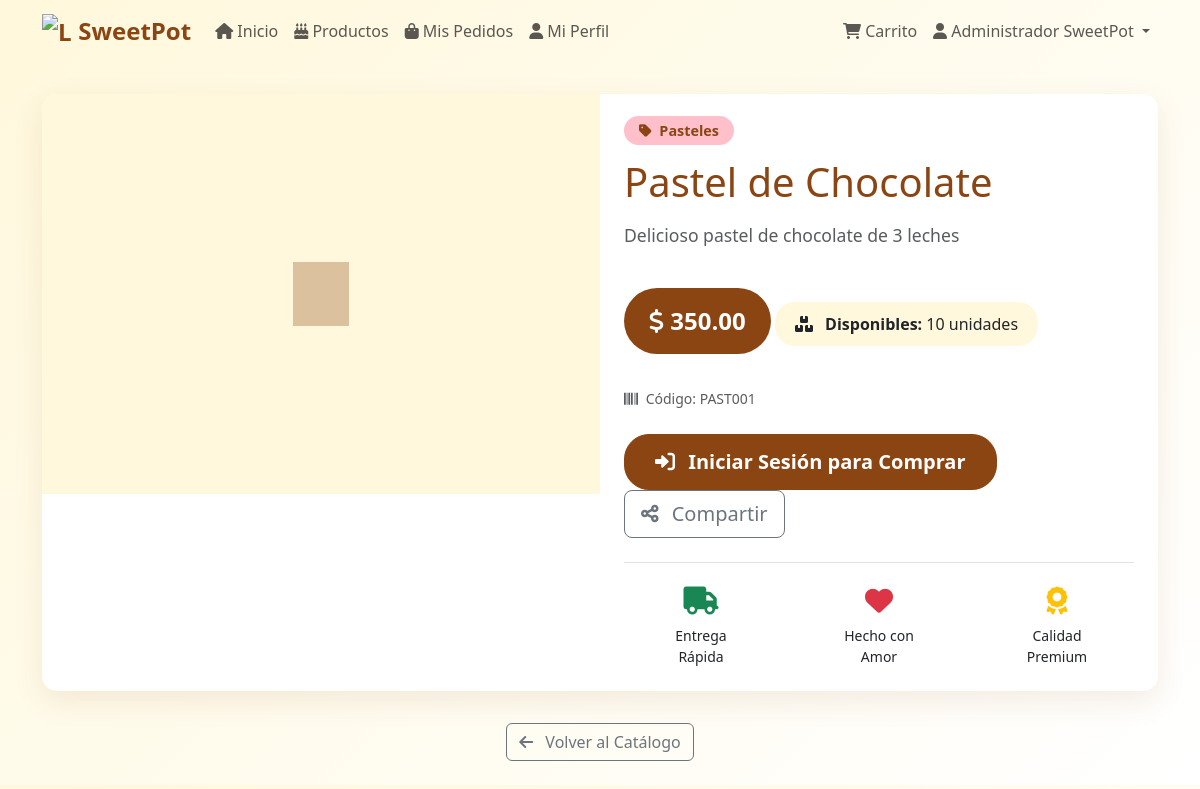
Screenshot of /producto.php?id=1 (signed in) with the database file from the repository.
### tables this page shows
CREATE TABLE productos (
    id INT AUTO_INCREMENT PRIMARY KEY,
    categoria_id INT NOT NULL,
    nombre VARCHAR(100) NOT NULL,
    descripcion TEXT,
    precio DECIMAL(10,2) NOT NULL,
    stock INT NOT NULL DEFAULT 0,
    stock_minimo INT DEFAULT 5,
    imagen VARCHAR(500),
    codigo_producto VARCHAR(50) UNIQUE,
    estado ENUM('activo','inactivo') DEFAULT 'activo',
    fecha_creacion DATETIME DEFAULT CURRENT_TIMESTAMP,
    fecha_actualizacion DATETIME DEFAULT CURRENT_TIMESTAMP ON UPDATE CURRENT_TIMESTAMP,
    
    FOREIGN KEY (categoria_id) REFERENCES categorias(id) ON DELETE CASCADE,
    INDEX idx_categoria (categoria_id),
    INDEX idx_nombre (nombre),
    INDEX idx_estado (estado),
    INDEX idx_codigo (codigo_producto)
);

CREATE TABLE categorias (
    id INT AUTO_INCREMENT PRIMARY KEY,
    nombre VARCHAR(100) NOT NULL UNIQUE,
    descripcion TEXT,
    estado ENUM('activo','inactivo') DEFAULT 'activo',
    fecha_creacion DATETIME DEFAULT CURRENT_TIMESTAMP,
    
    INDEX idx_nombre (nombre),
    INDEX idx_estado (estado)
);

### includes/Auth.php (called while the page is built, shortened)
<?php
class Auth
{
    public static function isLoggedIn()
    {
        return true;
    }
    public static function getUser()
    {
        if (self::isLoggedIn()) {
            return [
                'id' => $_SESSION['user_id'],
                'nombre' => $_SESSION['nombre'],
                'email' => $_SESSION['email'],
                'telefono' => $_SESSION['telefono'],
                'direccion' => $_SESSION['direccion'],
                'rol' => $_SESSION['rol'],
                'estado' => $_SESSION['estado']
            ];
        }
        return false;
    }
}
?>

### producto.php (the view, shortened to what this page needs)
<?php
require_once 'includes/Auth.php';
$producto = null;
$error_mensaje = null;
try {
    $db = new Database();
    $conn = $db->getConnection();
    $stmt = $conn->prepare("
        SELECT p.*, c.nombre as categoria_nombre
        FROM productos p
        INNER JOIN categorias c ON p.categoria_id = c.id
        WHERE p.id = :id AND p.estado = 'activo'
    ");
    $stmt->execute([':id' => $_GET['id']]);
    $producto = $stmt->fetch(PDO::FETCH_ASSOC);
} catch (Exception $e) {
    $error_mensaje = $e->getMessage();
}
$user_logged_in = Auth::isLoggedIn();
$user_data = Auth::getUser();
$is_cliente = $user_logged_in && $user_data && $user_data['rol'] === 'cliente';
?>
<!DOCTYPE html>
<html lang="es">
<head>
    <link href="https://cdn.jsdelivr.net/npm/bootstrap@5.3.0/dist/css/bootstrap.min.css" rel="stylesheet">
    <link href="https://cdnjs.cloudflare.com/ajax/libs/font-awesome/6.0.0/css/all.min.css" rel="stylesheet">
    <link href="https://cdn.jsdelivr.net/npm/sweetalert2@11/dist/sweetalert2.min.css" rel="stylesheet">
</head>
<body>
    <?php if ($user_logged_in): ?>
        <?php include 'cliente/includes/navbar.php'; ?>
    <?php endif; ?>
    <div class="container my-4">
        <?php if (isset($error_mensaje)): ?>
            <div class="alert alert-unavailable text-center">
                <i class="fas fa-exclamation-triangle me-2"></i>
                <?php echo $error_mensaje; ?>
            </div>
            <div class="text-center mt-4">
                <a href="index.php" class="btn btn-outline-secondary">
                    <i class="fas fa-arrow-left me-2"></i>
                    Volver al Catálogo
                </a>
            </div>
        <?php else: ?>
            <div class="product-hero">
                <div class="row g-0">
                    <div class="col-md-6">
                        <div class="product-image">
                            <?php if (!empty($producto['imagen'])): ?>
                                <div class="placeholder" style="display: none;">
                                    <i class="fas fa-birthday-cake"></i>
                                </div>
                            <?php else: ?>
                                <div class="placeholder">
                                    <i class="fas fa-birthday-cake"></i>
                                </div>
                            <?php endif; ?>
                        </div>
                    </div>
                    <div class="col-md-6">
                        <div class="p-4">
                            <div class="mb-3">
                                <span class="category-badge">
                                    <i class="fas fa-tag me-1"></i>
                                    <?php echo htmlspecialchars($producto['categoria_nombre'] ?? 'Sin categoría'); ?>
                                </span>
                            </div>
                            <h1 class="mb-3" style="color: var(--sweetpot-brown);">
                                <?php echo htmlspecialchars($producto['nombre']); ?>
                            </h1>
                            <?php if (!empty($producto['descripcion'])): ?>
                                <p class="text-muted mb-4" style="font-size: 1.1rem;">
                                    <?php echo nl2br(htmlspecialchars($producto['descripcion'])); ?>
                                </p>
                            <?php endif; ?>
                            <div class="price-tag">
                                <i class="fas fa-dollar-sign"></i>
                                <?php echo number_format($producto['precio'], 2); ?>
                            </div>
                            <div class="stock-info">
                                <i class="fas fa-boxes me-2"></i>
                                <strong>Disponibles:</strong> <?php echo $producto['stock']; ?> unidades
                            </div>
                            <?php if (!empty($producto['codigo_producto'])): ?>
                                <div class="mt-3">
                                    <small class="text-muted">
                                        <i class="fas fa-barcode me-1"></i>
                                        Código: <?php echo htmlspecialchars($producto['codigo_producto']); ?>
                                    </small>
                                </div>
                            <?php endif; ?>
                            <div class="mt-4">
                                <?php if (isset($error_mensaje)): ?>
                                    <button class="btn btn-secondary btn-lg" disabled>
                                        <i class="fas fa-ban me-2"></i>
                                        No Disponible
                                    </button>
                                <?php else: ?>
                                    <?php if ($is_cliente): ?>
                                        <button class="btn btn-sweetpot btn-lg me-3"
                                            onclick="agregarAlCarrito(<?php echo $producto['id']; ?>)">
                                            <i class="fas fa-shopping-cart me-2"></i>
                                            Agregar al Carrito
                                        </button>
                                    <?php else: ?>
                                        <a href="login.php" class="btn btn-sweetpot btn-lg me-3">
                                            <i class="fas fa-sign-in-alt me-2"></i>
                                            Iniciar Sesión para Comprar
                                        </a>
                                    <?php endif; ?>
                                    <button class="btn btn-outline-secondary btn-lg" onclick="compartirProducto()">
                                        <i class="fas fa-share-alt me-2"></i>
                                        Compartir
                                    </button>
                                <?php endif; ?>
                            </div>
                            <div class="mt-4 pt-4 border-top">
                                <div class="row text-center">
                                    <div class="col-4">
                                        <i class="fas fa-truck text-success fs-3"></i>
                                        <div class="small mt-2">Entrega<br>Rápida</div>
                                    </div>
                                    <div class="col-4">
                                        <i class="fas fa-heart text-danger fs-3"></i>
                                        <div class="small mt-2">Hecho con<br>Amor</div>
                                    </div>
                                    <div class="col-4">
                                        <i class="fas fa-award text-warning fs-3"></i>
                                        <div class="small mt-2">Calidad<br>Premium</div>
                                    </div>
                                </div>
                            </div>
                        </div>
                    </div>
                </div>
            </div>
            <div class="text-center mt-4">
                <a href="index.php" class="btn btn-outline-secondary">
                    <i class="fas fa-arrow-left me-2"></i>
                    Volver al Catálogo
                </a>
            </div>
        <?php endif; ?>
    </div>
</body>
</html>

### producto.php (style rules this page uses)
:root { --sweetpot-brown: #8b4513; --sweetpot-light-brown: #deb887; --sweetpot-pink: #ffc0cb; --sweetpot-cream: #fff8dc; }
body { background: linear-gradient(135deg, var(--sweetpot-cream) 0%, #fff 100%); font-family: 'Segoe UI', Tahoma, Geneva, Verdana, sans-serif; }
.product-hero { background: white; border-radius: 15px; box-shadow: 0 10px 30px rgba(139, 69, 19, 0.1); overflow: hidden; margin: 2rem 0; }
.product-image { height: 400px; background: var(--sweetpot-cream); display: flex; align-items: center; justify-content: center; }
.product-image .placeholder { font-size: 4rem; color: var(--sweetpot-brown); opacity: 0.3; }
.btn-sweetpot { background: var(--sweetpot-brown); border-color: var(--sweetpot-brown); color: white; border-radius: 25px; padding: 12px 30px; font-weight: 600; transition: all 0.3s ease; }
.price-tag { background: var(--sweetpot-brown); color: white; padding: 15px 25px; border-radius: 50px; font-size: 1.5rem; font-weight: bold; display: inline-block; margin: 1rem 0; }
.stock-info { background: var(--sweetpot-cream); padding: 10px 20px; border-radius: 20px; display: inline-block; margin: 0.5rem 0; }
.category-badge { background: var(--sweetpot-pink); color: var(--sweetpot-brown); padding: 5px 15px; border-radius: 15px; font-size: 0.9rem; font-weight: 600; }

### rows the page displays
productos: categoria.nombre "Pasteles", nombre "Pastel de Chocolate", descripcion "Delicioso pastel de chocolate de 3 leches", precio "350.00", stock "10", codigo_producto "PAST001"

### other values shown
$_SESSION['nombre'] "Administrador SweetPot"
